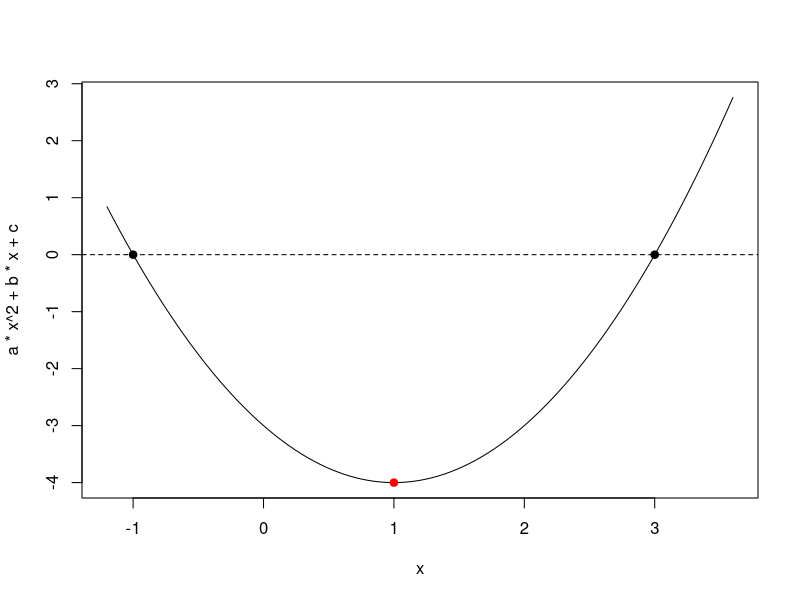
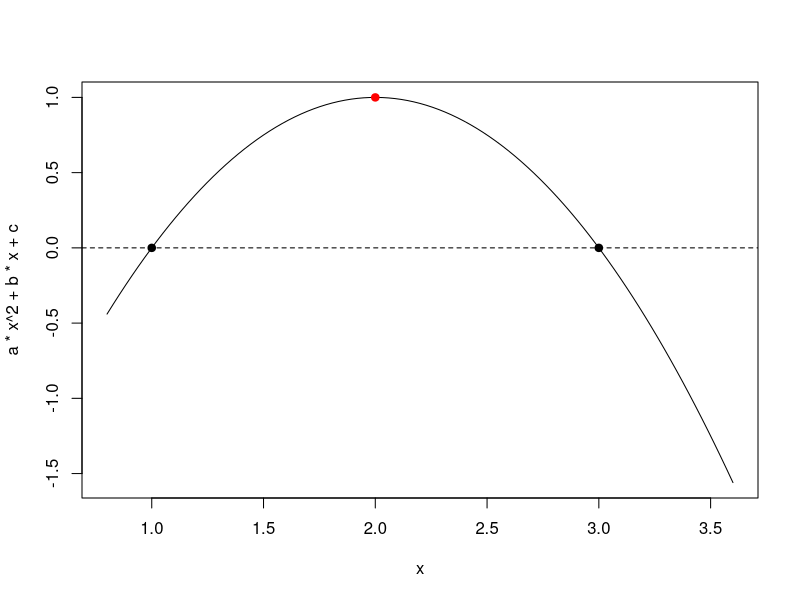
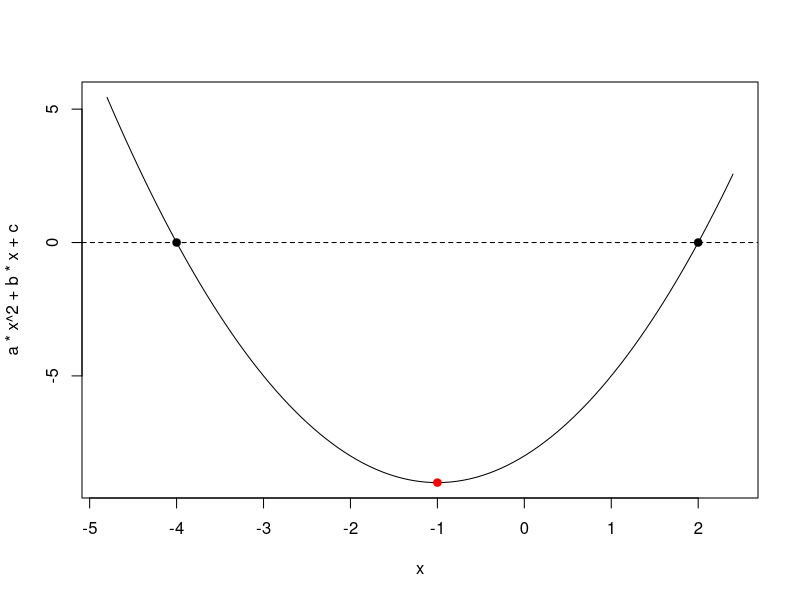
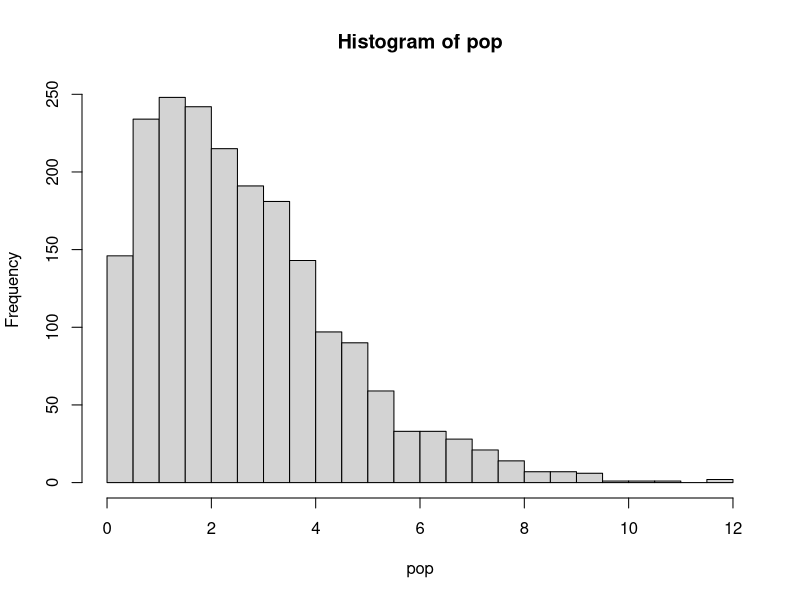
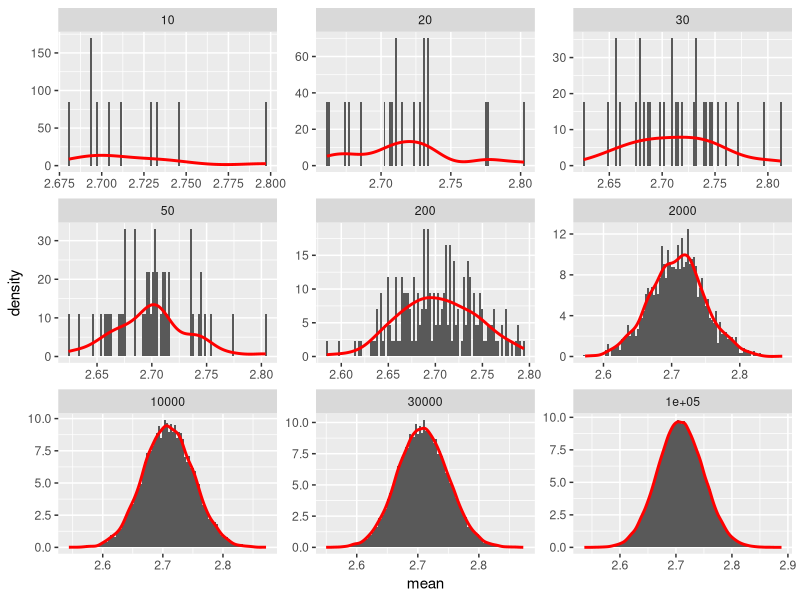

Source code (R) for these figures, in order:
## ---- chunk 1
(x1 <- 1) # Escalar 
(x2 <- c(1, 2, 3.5)) # Vetor
typeof(x2)
## ---- chunk 2
(x3 <- c(1L,2L,3L)) # Vetor
typeof(x3)

## ---- chunk 3
(x4 <- c("um","dois","três")) # Vetor com caracteres
typeof(x4)

## ---- chunk 4
(x5 <- c(TRUE, FALSE)) # Vetor logical
typeof(x5)
## ---- chunk 5
(x6 <- rep(5, 10))
(x7 <- seq(1, 5))
(x8 <- seq(1, 5, by = 0.5))
(x9 <- seq(2, 20, by = 2))
## ---- chunk 6
rep(c(1, 3, 6), each = 4)     # repete números de uma sequência
seq(1:5)                      # cria uma sequência
rep(seq(1:5), length.out= 15) # define o tamanho da saída
## ---- chunk 7
x8[1]            # Seleciona o primeiro elemento do vetor 
x8[4]            #  Seleciona o quarto elemento do vetor 
x8[c(1, 4, 8)]   # Seleciona o primeiro, o quarto e o oitavo elemento
x8[1:4]          # armazena uma sequência de elementos (primeiro ao quarto)
## ---- chunk 8
x <- runif(100, 0, 100)
library(tidyverse)
first(x)
last(x)
nth(x, 23)
## ---- chunk 9
## Usando cbind()
cbind(c(1,2,3,4,5))                # Uma coluna com 5 elementos cada 
cbind(c(1,2,3,4,5),c(6,7,8,9,10))  # 2 colunas de 5 elementos
## ---- chunk 10
## Usando rbind()
rbind(c(1,2,3,4,5)) # 1 linha com 5 elementos cada
rbind(c(1,2,3,4,5),c(6,7,8,9,10)) # 2 linhas com 5 elementos cada

## ---- chunk 11
## Usando matrix
(x9 <- matrix(1:15, nrow = 5, ncol = 3))
class(x9)
typeof(x9)
(x10 <- matrix(1:15, nrow = 5, ncol = 3, byrow = TRUE))
## ---- chunk 12
x9[2, 3] # seleciona o elemento que está na linha 2 e coluna 3
x9[, 2] # "," indica que todas as linhas serão selecionadas na coluna 2
x9[1, ] # "," indica que todas as colunas serão selecionadas na linha 1
## ---- chunk 13
x10 <- data.frame(arvore = paste0("O", 1:5),
                  altura = c(4, 4.6, 3.8, 5, 4.1))
class(x10)
print(x10)
# o mesmo sistema de coordenadas pode ser utilizado com data.frames
x10[1, ]
## ---- chunk 14
# Convertendo um dataframe a um tibble
tbl_x10 <- as_tibble(x10)
class(tbl_x10)
print(tbl_x10)
## ---- chunk 15
# Criando um tibble
tib1 <- 
  tibble(x = 1:5,
         y = 2:6,
         z = x ^ 2 + y)

tib1[, 1]
## ---- chunk 16
list1 <- list(x2, x9, x10)
list1[[3]]
## ---- chunk 17
# EXEMPLO 1:
# resolve a função 2x+1

fun1 <- function(x){  # x é o único argumento da função
  a <- 2 * x + 1
  return(a) # retorna a
}
fun1(2)
fun1(x = 2) # explicita o ragumento


# EXEMPLO 2
# função para elevar ao quadrado ou cubo
# inclui condicionantes
elevar <- function(x, eleva = "quadrado"){
  if(!eleva %in% c("quadrado", "cubo")){
    stop("O argumento eleva = ",eleva, " deve ser ou 'quadrado' ou 'cubo'")
  }
  if(eleva == "quadrado"){
    valor <- ifelse(x^2 >= 1000,
                    paste("O resultado (",x^2,") tem mais que 3 dígitos"),
                    paste("O resultado (",x^2,") tem menos que 3 dígitos"))
  }
  if(eleva == "cubo"){
    valor <- ifelse(x^3 >= 1000,
                    paste("O resultado (",x^3,") tem mais que 3 dígitos"),
                    paste("O resultado (",x^3,") tem menos que 3 dígitos"))
  }
  
  return(valor)
}

elevar(2)                       # usa o valor dos argumentos 
elevar(3, "cubo")               # argumentos na sequência que eles aparecem
elevar(eleva = "cubo", x = 15)  # mudar a ordem dos argumentos



# EXEMPLO 3: fórmula de Bháskara
# Encontrar as raízes de uma equação de segundo grau
# Plotar a curva
bhaskara <- function(a, b, c, plot = TRUE){ 
  # argumentos a, b e c são 
  dentro_raiz <- b^2 - 4 * a * c
  if(dentro_raiz < 0){
    stop("Sem solução real")
  }
  delta <- sqrt(dentro_raiz)
  x1 <- (-b + delta) / (2 * a)
  x2 <- (-b - delta) / (2 * a)
  minx <- min(x1, x2)
  min_exp <- ifelse(minx < 0, minx + minx * 0.2, minx - minx * 0.2)
  maxx <- max(x1, x2)
  
  # checa se precisa plotar
  if(isTRUE(plot)){
    # plot.new()
    # curva
    curve(a * x^2 + b * x + c, 
          xlim = c(min_exp,
                   maxx + maxx * 0.2))
    # pontos nas raízes
    points(x = c(x1, x2),
           y = c(0, 0),
           col = "black",
           pch = 19)
    # linha no zero
    abline(h=0, lty=2)
  }
  
  # calcula o x e y do vértice
  x_vert <- round(-b / (2*a), 3)
  print(paste0("x: ", x_vert))
  y_vert <- round(a * x_vert^2 + b * x_vert + c , 3)
  print(paste0("y: ", y_vert))
  
  # plota os pontos do vértice
  points(x = x_vert,
         y = y_vert,
         col = "red",
         pch = 19)
  # retorna as raízes
  print(paste0("Raízes: S{", x1, ";", x2, "}"))
}

bhaskara(1, -2, -3)
bhaskara(-1, 4, -3)
bhaskara(1, 2, -8)


## ---- chunk 18
# função para computar o quadrado dos desvios
quadrado_desvio <- function(x){
  (x - mean(x))^2
}


set.seed(1) # garante reprodutibilidade
(x <- rnorm(n = 10, mean = 10, sd = 2))
(quad_desv <- quadrado_desvio(x))
(soma_quad_desv <- sum(quad_desv))
(var_amo <- sum(soma_quad_desv) / 9)

## ---- chunk 19
(var_amo <- sum(sum(quadrado_desvio(x))) / 9)
## ---- chunk 20
var_amo <- 
  x |> 
  quadrado_desvio() |> 
  sum() / 9
var_amo
## ---- chunk 21
var(x)
## ---- chunk 22
j <- 5
for (i in 1:j){
  k <- i * 2
  print(k)
}
## ---- chunk 23
i <- 1
while (i <= 5){
  print(i * 2)
  i <- i + 1
}
## ---- chunk 24
i <- 1
repeat {
  print(i * 2)
  i <- i + 1
  if(i > 5){
    break()
  }
}
## ---- chunk 25
df <- data.frame(
  a = rnorm(10),
  b = rnorm(10),
  c = rnorm(10),
  d = rnorm(10),
  e = rnorm(10)
)
df
## ---- chunk 26
mean(df$a)
mean(df$b)
mean(df$c)
mean(df$d)
mean(df$e)
## ---- chunk 27
output <- NULL                 # 1. output
for (i in 1:ncol(df)) {        # 2. Sequência
  output[i] <- mean(df[[i]])   # 3. o que é executado dentro de cada loop
}
output

## ---- chunk 28
apply(df, 1, mean) # média das linhas
apply(df, 2, mean) # média das colunas

## ---- chunk 29
lapply(df, mean)
## ---- chunk 30
sapply(df, mean)
## ---- chunk 31
library(purrr)

map(df, mean) # retorna uma lista
map_dbl(df, mean) # retorna um vetor double
## ---- chunk 32
#| out-width: "100%"

library(ggplot2)
library(patchwork)

# forma da distribuição
set.seed(100)
pop <- rweibull(2000, 1.5, 3)
hist(pop, nclass = 20)


# função para amostrar aleatoriamente 5 amostras
teor_lim <- function(n, pop){
  data.frame(mean = 
               sapply(1:n, function(x){
                 mean(rweibull(2000, 1.5, 3))
               }),
             size = n)
}

# definir o número de amostragens
sizes <- c(10, 20, 30, 50, 200, 2000, 10000, 30000, 100000)

# criar a distribuição amostral
library(purrr)
dist_amo <- map_dfr(sizes, teor_lim, pop)



ggplot(dist_amo, aes(mean)) +
  geom_histogram(bins = 100,
                 aes(y = ..density..)) +
  geom_density(size = 1, color = "red") + 
  facet_wrap(~size, scales = "free")


